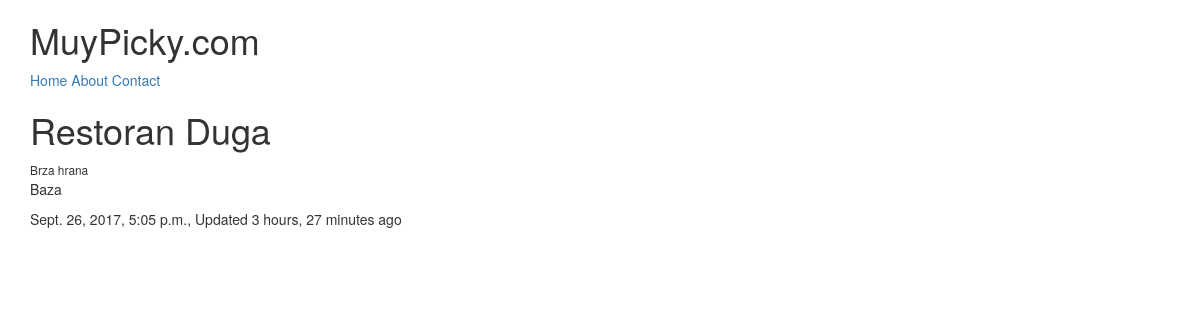
/restaurants/restoran-duga/, run on the app's committed database.
### restaurants/models.py (models this page shows, shortened)
class RestaurantLocation(models.Model):
	name 			= models.CharField(max_length=120)
	location 		= models.CharField(max_length=120, null=True, blank=True)
	category 		= models.CharField(max_length=120, null=True, blank=True)
	timestamp 		= models.DateTimeField(auto_now_add=True)
	updated 		= models.DateTimeField(auto_now=True)
	slug 			= models.SlugField(null=True, blank=True)
	@property
	def title(self):
		return self.name #obj.title

### restaurants/views.py (the view)
# urls.py: url(r'^restaurants/(?P<slug>[\w-]+)/$', RestaurantDetailView.as_view()),
class RestaurantDetailView(DetailView):
	queryset = RestaurantLocation.objects.all() #filter(category__iexact='kuhinja')

### restaurants/templates/restaurants/restaurantlocation_detail.html (shortened to what this page needs)
{% extends "base.html" %}
{% block content %}
<h1>{{ object.title }}</h1> <small>{{ object.category }}</small>
<p>{{ object.location }}</p>
<p>{{ object.timestamp }}, Updated {{ object.updated|timesince }} ago</p>
{% endblock %}

### data on the page
RestaurantLocation: title "Restoran Duga", category "Brza hrana", location "Baza", timestamp "Sept. 26, 2017, 5:05 p.m.", updated "3 hours, 27 minutes"
